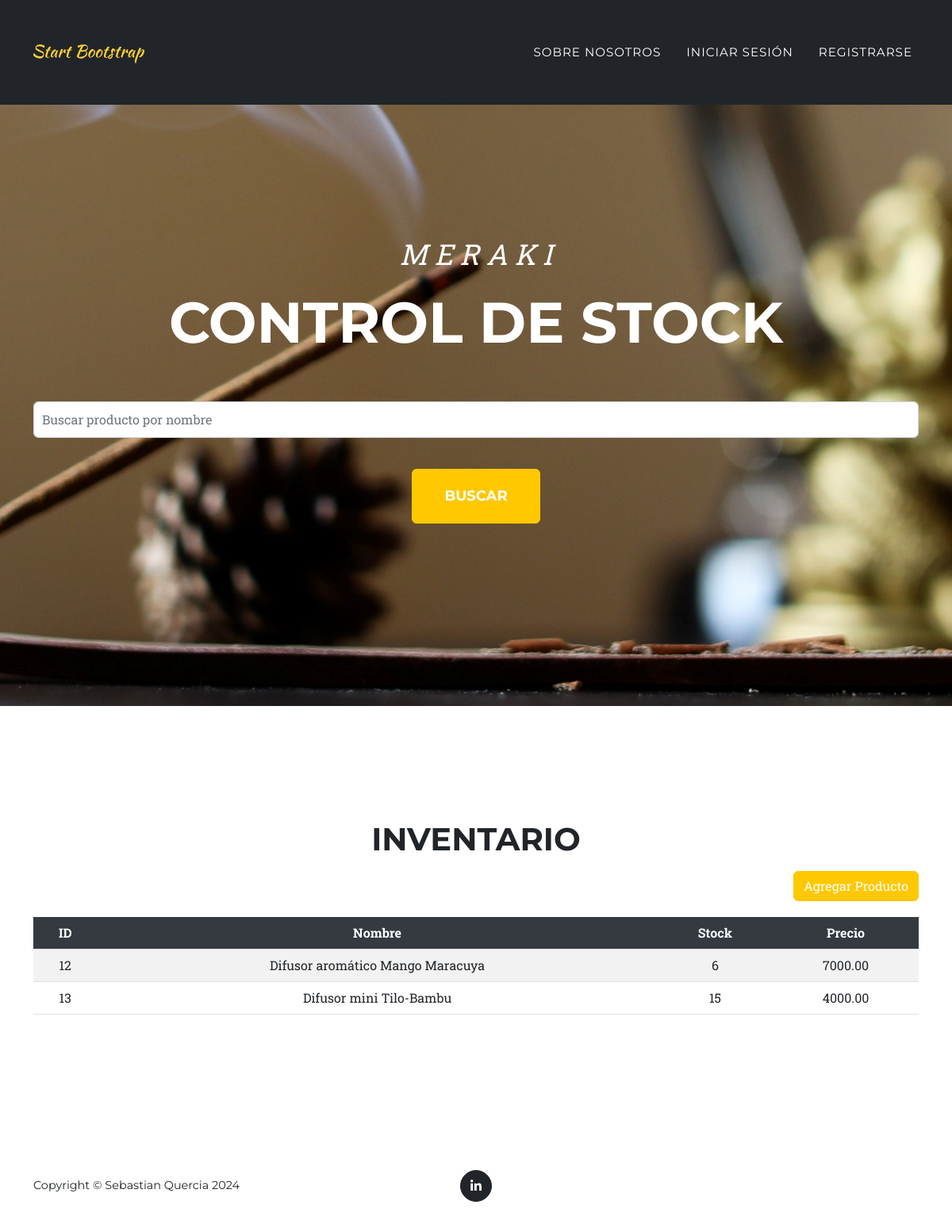
Before: /inventario/ with the older database file.
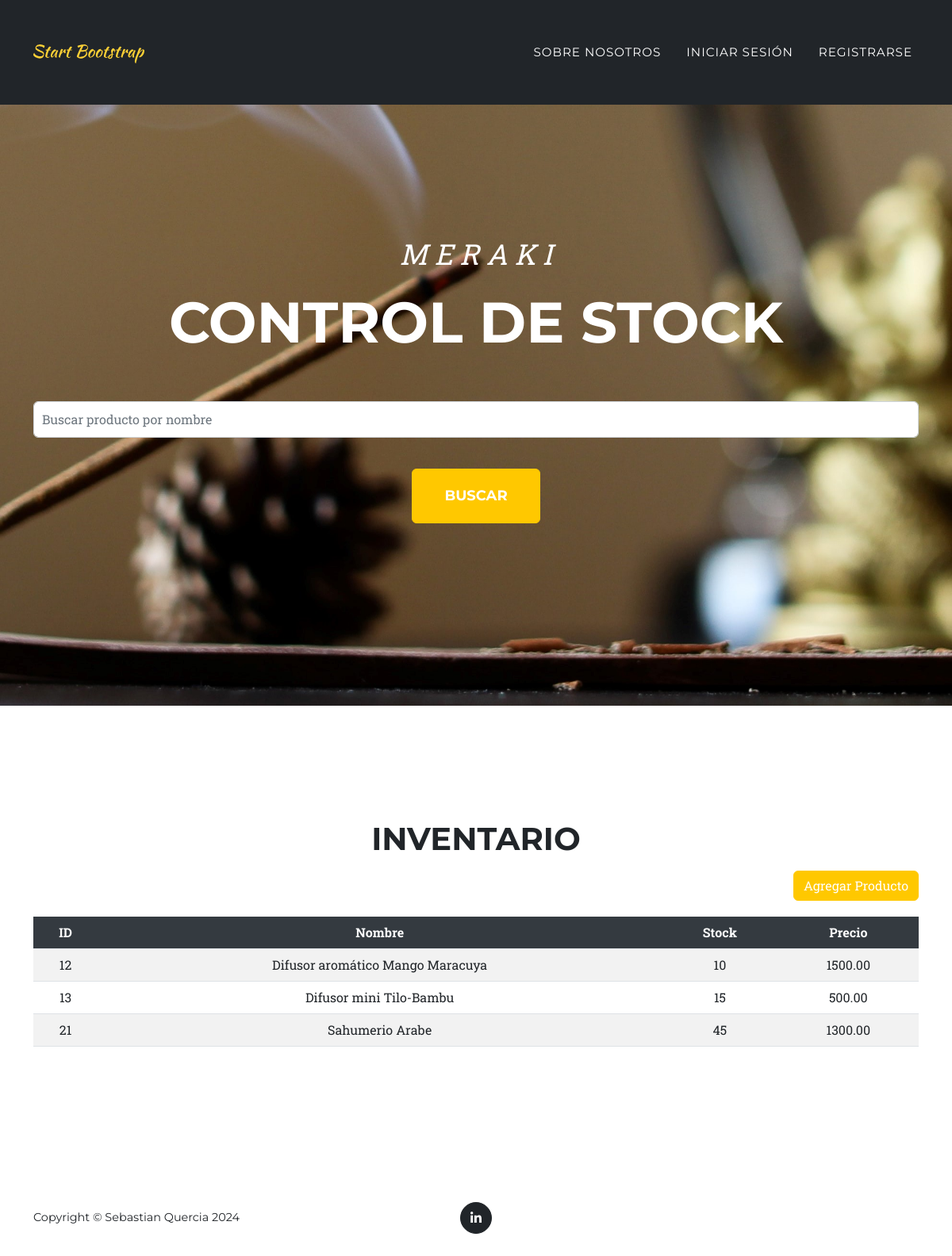
After: the same page with the newer database file.
### Meraki_app/models.py (models this page shows, shortened)
class Producto(models.Model):
    nombre = models.CharField(max_length=100)
    descripcion = models.CharField(max_length=255)
    imagen_url = models.URLField(max_length=500, blank=True, null=True)

class Stock(models.Model):
    producto = models.ForeignKey(Producto, on_delete=models.CASCADE)
    cantidad = models.IntegerField()

class Precio(models.Model):
    producto = models.ForeignKey(Producto, on_delete=models.CASCADE)
    precio = models.DecimalField(max_digits=10, decimal_places=2)

### Meraki_app/views.py (the view)
# urls.py: path('inventario/', views.InventarioListView.as_view(), name='inventario'),
class InventarioListView(ListView):
    model = Producto
    template_name = 'meraki_app/inventario.html'
    context_object_name = 'productos'
    def get_queryset(self):
        return Producto.objects.order_by('nombre')

### Meraki_app/templates/meraki_app/inventario.html (shortened to what this page needs)
{% extends "meraki_app/base.html" %}
{% load form_filters %}
{% block content %}
<section class="page-section" id="inventario">
    <div class="container mt-5">
        <div class="text-center">
            <h2 class="section-heading text-uppercase">Inventario</h2>
        </div>
        <div class="text-end mb-3">
            <a href="{% url 'agregar_producto' %}" class="btn btn-primary">Agregar Producto</a>
        </div>
        <div class="table-responsive">
            <table class="table table-striped">
                <thead>
                    <tr>
                        <th>ID</th>
                        <th>Nombre</th>
                        <th>Stock</th>
                        <th>Precio</th>
                    </tr>
                </thead>
                <tbody>
                    {% for producto in productos %}
                    <tr onclick="window.location.href='{% url 'producto_detalle' producto.pk %}'" style="cursor: pointer;">
                        <td>{{ producto.pk }}</td>
                        <td>{{ producto.nombre }}</td>
                        <td>{{ producto.stock_set.first.cantidad }}</td>
                        <td>{{ producto.precio_set.first.precio }}</td>
                    </tr>
                    {% empty %}
                    <tr>
                        <td colspan="4" class="text-center">No hay productos disponibles.</td>
                    </tr>
                    {% endfor %}
                </tbody>
            </table>
        </div>
    </div>
</section>
{% endblock %}

Changed rows visible on the page:
changed Producto "Difusor aromático Mango Maracuya": stock_set.first.cantidad "6" → "10"; precio_set.first.precio "7000.00" → "1500.00"
changed through a linked row, Producto "Difusor mini Tilo-Bambu": precio_set.first.precio "4000.00" → "500.00"
added Producto: pk "21", nombre "Sahumerio Arabe", stock_set.first.cantidad "45", precio_set.first.precio "1300.00"
